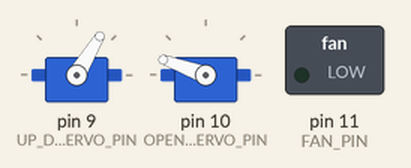
Simulated run of this sketch. Board: Arduino Uno, built with avr-gcc and run on an emulated ATmega328P. On the bench: 2 × servo, switched loads named in the sketch (green lamp = pin HIGH).

Above: at 0.15 s.
At 1.65 s:
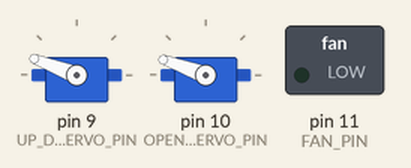
At 6.71 s:
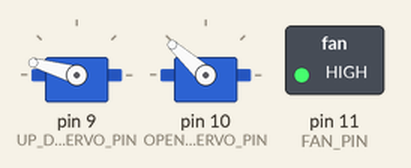
At 15.1 s:
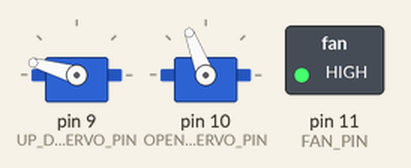
At 22.16 s:
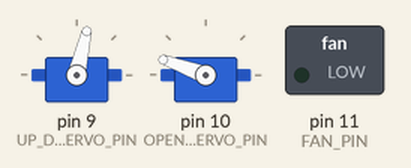
At 32.1 s:
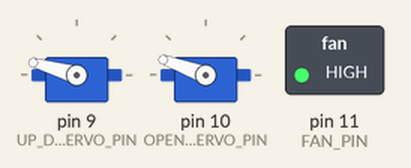
Timing chart, 0 to 40.0 s (numbered marks = the images above):
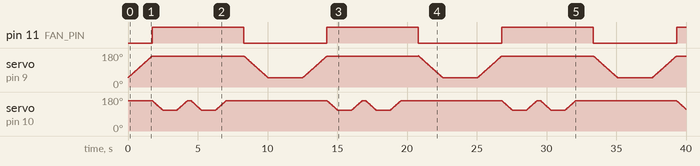

Measured:
- by itself, pin 11 (FAN_PIN): alternates HIGH for 6.5 s and LOW for 6.0 s

The sketch:

BubbleBotV2.ino
```cpp
#include <Servo.h>

#define UP_DOWN_SERVO_PIN 9
#define OPEN_CLOSE_SERVO_PIN 10
#define FAN_PIN 11

#define DOWN_POSITION 50
#define UP_POSITION 165

#define OPEN_POSITION 110
#define CLOSED_POSITION 160

#define ARMS_OPENING_DURATION 1000
#define BUBBLES_PER_LIFT 2

Servo up_down_servo;
Servo open_close_servo;

int pos = 0;

void setup() {
  up_down_servo.attach(UP_DOWN_SERVO_PIN);
  open_close_servo.attach(OPEN_CLOSE_SERVO_PIN);
  up_down_servo.write(DOWN_POSITION);
  open_close_servo.write(CLOSED_POSITION);

  pinMode(FAN_PIN, OUTPUT);
}

void loop() {
  arms_up();
  turn_fan(HIGH);
  for(int i = 0; i < BUBBLES_PER_LIFT; ++i) {
    arms_open();
    delay(ARMS_OPENING_DURATION);
    arms_close();
    delay(250);
  }
  delay(1000);
  turn_fan(LOW);
  arms_down();
  delay(2500);
}

void arms_open() {
  for(pos = CLOSED_POSITION; pos > OPEN_POSITION; pos -= 1) {
    open_close_servo.write(pos);
    delay(15);
  }
}

void arms_close() {
  for(pos = OPEN_POSITION; pos <= CLOSED_POSITION; pos+=1) {
    open_close_servo.write(pos);
    delay(15);
  }
}

void arms_up() {
  for(pos = DOWN_POSITION; pos < UP_POSITION; pos += 1) {
    up_down_servo.write(pos);
    delay(15);
  }
}

void arms_down() {
  for(pos = UP_POSITION; pos >= DOWN_POSITION; pos-=1) {
    up_down_servo.write(pos);
    delay(15);
  }
}

void turn_fan(boolean on) {
  digitalWrite(FAN_PIN, on);
}


/////////////////////////////////////////////////
// TESTS
/////////////////////////////////////////////////

void up_down_servo_test() {
  arms_up();
  delay(1000);
  arms_down();
  delay(1000);
}

void open_close_servo_test() {
  delay(1000);
  arms_open();
  delay(1000);
  arms_close();
  delay(1000);
}
```
